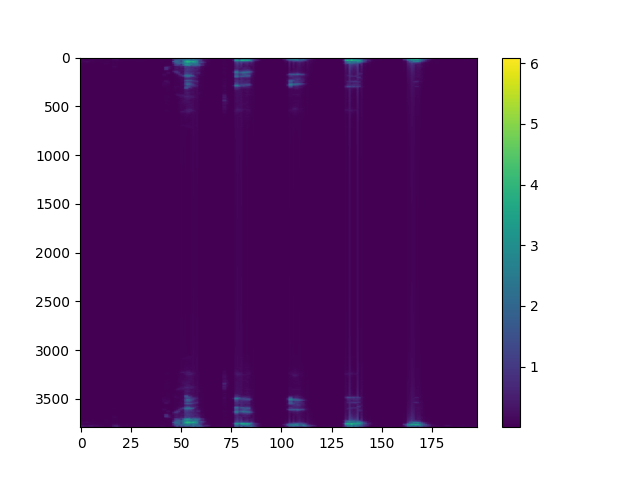

The script that saved this image:
import numpy as np
import matplotlib.pyplot as plt
import math
import scipy.io.wavfile
import sounddevice



rate, x = scipy.io.wavfile.read('aeiouRecording.wav')

def segment_array(arr, percent_segment=1):
    n = len(arr)
    segment_size = int(n * percent_segment / 100)
    overlap = segment_size // 2
    start = 0
    segments = []

    while start + segment_size < n:
        end = start + segment_size
        segments.append(arr[start:end])
        start = start + segment_size - overlap

    return np.array(segments)


segments = segment_array(x)
spectogram = []

for segment in segments:
    fft_result = np.fft.fft(segment)
    magnitude = np.abs(fft_result)
    spectogram.append(magnitude)

spectrogram = np.array(spectogram)
spectrogram = spectrogram

plt.imshow(np.log1p(spectogram).T, cmap='viridis', aspect = "auto")
plt.colorbar()

plt.savefig('Ex6.png')

plt.show()
